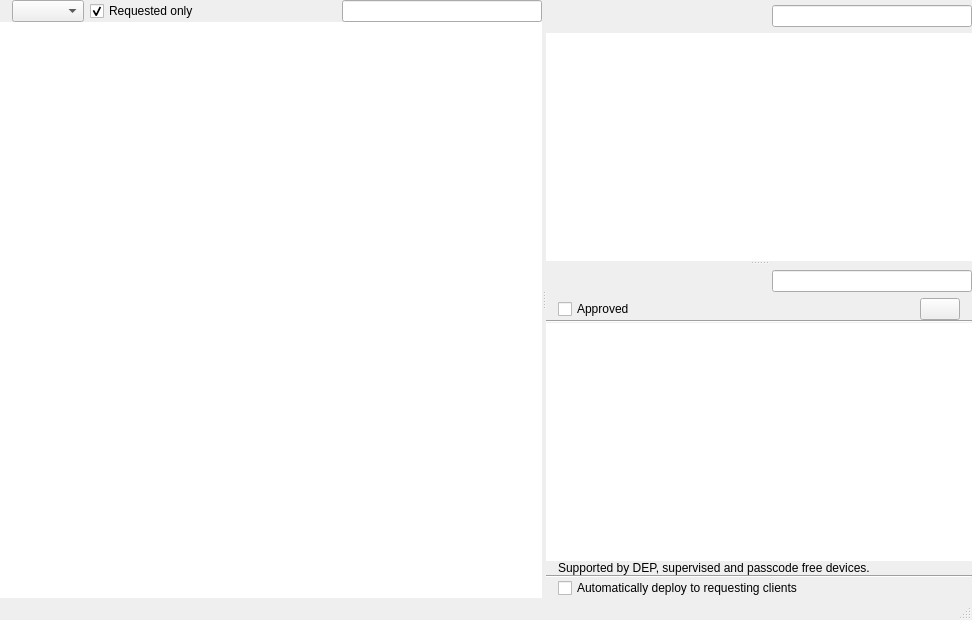
<?xml version="1.0" encoding="UTF-8"?>
<ui version="4.0">
 <class>SoftwareUpdateDlg</class>
 <widget class="QMainWindow" name="SoftwareUpdateDlg">
  <property name="geometry">
   <rect>
    <x>0</x>
    <y>0</y>
    <width>972</width>
    <height>620</height>
   </rect>
  </property>
  <property name="windowTitle">
   <string>Available Software Updates</string>
  </property>
  <property name="animated">
   <bool>false</bool>
  </property>
  <property name="tabShape">
   <enum>QTabWidget::Rounded</enum>
  </property>
  <property name="unifiedTitleAndToolBarOnMac">
   <bool>true</bool>
  </property>
  <widget class="QWidget" name="centralwidget">
   <layout class="QHBoxLayout" name="horizontalLayout">
    <property name="leftMargin">
     <number>0</number>
    </property>
    <property name="topMargin">
     <number>0</number>
    </property>
    <property name="rightMargin">
     <number>0</number>
    </property>
    <property name="bottomMargin">
     <number>0</number>
    </property>
    <item>
     <widget class="PrettySplitter" name="horizontalSplitter">
      <property name="orientation">
       <enum>Qt::Horizontal</enum>
      </property>
      <property name="childrenCollapsible">
       <bool>false</bool>
      </property>
      <widget class="QWidget" name="layoutWidget_2">
       <layout class="QVBoxLayout" name="splitterLayoutLeft">
        <property name="spacing">
         <number>0</number>
        </property>
        <item>
         <widget class="ViewSearchHeader" name="widget" native="true">
          <layout class="QHBoxLayout" name="searchBoxLayout_8">
           <property name="spacing">
            <number>-1</number>
           </property>
           <property name="leftMargin">
            <number>12</number>
           </property>
           <property name="topMargin">
            <number>0</number>
           </property>
           <property name="rightMargin">
            <number>0</number>
           </property>
           <property name="bottomMargin">
            <number>0</number>
           </property>
           <item>
            <widget class="QComboBox" name="updateCombo">
             <property name="sizePolicy">
              <sizepolicy hsizetype="Preferred" vsizetype="Fixed">
               <horstretch>0</horstretch>
               <verstretch>0</verstretch>
              </sizepolicy>
             </property>
            </widget>
           </item>
           <item>
            <widget class="QCheckBox" name="requestedCheckbox">
             <property name="statusTip">
              <string>When this is checked, only the updates that have been requested by clients will appear in the list.  To see all updates, uncheck the box.</string>
             </property>
             <property name="text">
              <string>Requested only</string>
             </property>
             <property name="checked">
              <bool>true</bool>
             </property>
            </widget>
           </item>
           <item>
            <spacer name="searchSpacer_8">
             <property name="orientation">
              <enum>Qt::Horizontal</enum>
             </property>
             <property name="sizeType">
              <enum>QSizePolicy::MinimumExpanding</enum>
             </property>
             <property name="sizeHint" stdset="0">
              <size>
               <width>0</width>
               <height>22</height>
              </size>
             </property>
            </spacer>
           </item>
           <item>
            <widget class="QLabel" name="updateCountLabel">
             <property name="font">
              <font>
               <weight>75</weight>
               <bold>true</bold>
              </font>
             </property>
             <property name="text">
              <string/>
             </property>
             <property name="alignment">
              <set>Qt::AlignRight|Qt::AlignTrailing|Qt::AlignVCenter</set>
             </property>
            </widget>
           </item>
           <item>
            <widget class="SearchLineEdit" name="updateSearchField">
             <property name="sizePolicy">
              <sizepolicy hsizetype="Fixed" vsizetype="Fixed">
               <horstretch>0</horstretch>
               <verstretch>0</verstretch>
              </sizepolicy>
             </property>
             <property name="minimumSize">
              <size>
               <width>200</width>
               <height>0</height>
              </size>
             </property>
            </widget>
           </item>
          </layout>
         </widget>
        </item>
        <item>
         <widget class="StyledTreeView" name="updateView">
          <property name="minimumSize">
           <size>
            <width>0</width>
            <height>0</height>
           </size>
          </property>
          <property name="frameShape">
           <enum>QFrame::NoFrame</enum>
          </property>
          <property name="editTriggers">
           <set>QAbstractItemView::NoEditTriggers</set>
          </property>
          <property name="alternatingRowColors">
           <bool>true</bool>
          </property>
          <property name="selectionMode">
           <enum>QAbstractItemView::SingleSelection</enum>
          </property>
          <property name="rootIsDecorated">
           <bool>false</bool>
          </property>
          <property name="uniformRowHeights">
           <bool>true</bool>
          </property>
          <property name="headerHidden">
           <bool>false</bool>
          </property>
          <property name="uniformItemSizes" stdset="0">
           <bool>true</bool>
          </property>
          <attribute name="headerVisible">
           <bool>true</bool>
          </attribute>
          <attribute name="headerShowSortIndicator" stdset="0">
           <bool>true</bool>
          </attribute>
          <attribute name="headerStretchLastSection">
           <bool>true</bool>
          </attribute>
         </widget>
        </item>
       </layout>
      </widget>
      <widget class="PrettySplitter" name="clientVerticalSplitter">
       <property name="orientation">
        <enum>Qt::Vertical</enum>
       </property>
       <property name="childrenCollapsible">
        <bool>false</bool>
       </property>
       <widget class="QWidget" name="layoutWidget">
        <layout class="QVBoxLayout" name="splitterLayoutTopRight">
         <property name="spacing">
          <number>0</number>
         </property>
         <item>
          <widget class="ViewSearchHeader" name="widget1_2" native="true">
           <layout class="QHBoxLayout" name="searchBoxLayout_9">
            <property name="spacing">
             <number>-1</number>
            </property>
            <property name="leftMargin">
             <number>0</number>
            </property>
            <property name="topMargin">
             <number>0</number>
            </property>
            <property name="rightMargin">
             <number>0</number>
            </property>
            <property name="bottomMargin">
             <number>0</number>
            </property>
            <item>
             <spacer name="searchSpacer_9">
              <property name="orientation">
               <enum>Qt::Horizontal</enum>
              </property>
              <property name="sizeType">
               <enum>QSizePolicy::MinimumExpanding</enum>
              </property>
              <property name="sizeHint" stdset="0">
               <size>
                <width>0</width>
                <height>33</height>
               </size>
              </property>
             </spacer>
            </item>
            <item>
             <widget class="SearchLineEdit" name="groupSearchField">
              <property name="sizePolicy">
               <sizepolicy hsizetype="Fixed" vsizetype="Fixed">
                <horstretch>0</horstretch>
                <verstretch>0</verstretch>
               </sizepolicy>
              </property>
              <property name="minimumSize">
               <size>
                <width>200</width>
                <height>0</height>
               </size>
              </property>
             </widget>
            </item>
           </layout>
          </widget>
         </item>
         <item>
          <widget class="StyledTreeView" name="groupView">
           <property name="frameShape">
            <enum>QFrame::NoFrame</enum>
           </property>
           <property name="editTriggers">
            <set>QAbstractItemView::NoEditTriggers</set>
           </property>
           <property name="alternatingRowColors">
            <bool>true</bool>
           </property>
           <property name="selectionMode">
            <enum>QAbstractItemView::ExtendedSelection</enum>
           </property>
           <property name="iconSize">
            <size>
             <width>16</width>
             <height>16</height>
            </size>
           </property>
           <property name="uniformRowHeights">
            <bool>true</bool>
           </property>
           <property name="animated">
            <bool>true</bool>
           </property>
           <attribute name="headerVisible">
            <bool>false</bool>
           </attribute>
          </widget>
         </item>
        </layout>
       </widget>
       <widget class="QWidget" name="layoutWidget_1">
        <layout class="QVBoxLayout" name="splitterLayoutBottomRight">
         <property name="spacing">
          <number>0</number>
         </property>
         <item>
          <widget class="ViewSearchHeader" name="widget1" native="true">
           <layout class="QHBoxLayout" name="searchBoxLayout_7">
            <property name="spacing">
             <number>-1</number>
            </property>
            <property name="leftMargin">
             <number>0</number>
            </property>
            <property name="topMargin">
             <number>0</number>
            </property>
            <property name="rightMargin">
             <number>0</number>
            </property>
            <property name="bottomMargin">
             <number>0</number>
            </property>
            <item>
             <spacer name="searchSpacer_7">
              <property name="orientation">
               <enum>Qt::Horizontal</enum>
              </property>
              <property name="sizeType">
               <enum>QSizePolicy::MinimumExpanding</enum>
              </property>
              <property name="sizeHint" stdset="0">
               <size>
                <width>0</width>
                <height>33</height>
               </size>
              </property>
             </spacer>
            </item>
            <item>
             <widget class="QLabel" name="clientCountLabel">
              <property name="minimumSize">
               <size>
                <width>0</width>
                <height>0</height>
               </size>
              </property>
              <property name="font">
               <font>
                <weight>75</weight>
                <bold>true</bold>
               </font>
              </property>
              <property name="text">
               <string/>
              </property>
              <property name="alignment">
               <set>Qt::AlignCenter</set>
              </property>
             </widget>
            </item>
            <item>
             <widget class="SearchLineEdit" name="clientSearchField">
              <property name="sizePolicy">
               <sizepolicy hsizetype="Fixed" vsizetype="Fixed">
                <horstretch>0</horstretch>
                <verstretch>0</verstretch>
               </sizepolicy>
              </property>
              <property name="minimumSize">
               <size>
                <width>200</width>
                <height>0</height>
               </size>
              </property>
             </widget>
            </item>
           </layout>
          </widget>
         </item>
         <item>
          <widget class="QFrame" name="frame1_3">
           <property name="frameShape">
            <enum>QFrame::NoFrame</enum>
           </property>
           <layout class="QHBoxLayout" name="searchBoxLayout_10">
            <property name="spacing">
             <number>-1</number>
            </property>
            <property name="leftMargin">
             <number>12</number>
            </property>
            <property name="topMargin">
             <number>0</number>
            </property>
            <property name="rightMargin">
             <number>12</number>
            </property>
            <property name="bottomMargin">
             <number>0</number>
            </property>
            <item>
             <widget class="QCheckBox" name="approvedCheckbox">
              <property name="text">
               <string>Approved</string>
              </property>
             </widget>
            </item>
            <item>
             <spacer name="searchSpacer_10">
              <property name="orientation">
               <enum>Qt::Horizontal</enum>
              </property>
              <property name="sizeType">
               <enum>QSizePolicy::MinimumExpanding</enum>
              </property>
              <property name="sizeHint" stdset="0">
               <size>
                <width>0</width>
                <height>0</height>
               </size>
              </property>
             </spacer>
            </item>
            <item>
             <widget class="QPushButton" name="associateAllButton">
              <property name="text">
               <string/>
              </property>
             </widget>
            </item>
           </layout>
          </widget>
         </item>
         <item>
          <widget class="Line" name="line_4">
           <property name="orientation">
            <enum>Qt::Horizontal</enum>
           </property>
          </widget>
         </item>
         <item>
          <widget class="StyledTreeView" name="clientView">
           <property name="minimumSize">
            <size>
             <width>0</width>
             <height>0</height>
            </size>
           </property>
           <property name="frameShape">
            <enum>QFrame::NoFrame</enum>
           </property>
           <property name="editTriggers">
            <set>QAbstractItemView::NoEditTriggers</set>
           </property>
           <property name="alternatingRowColors">
            <bool>true</bool>
           </property>
           <property name="selectionMode">
            <enum>QAbstractItemView::ExtendedSelection</enum>
           </property>
           <property name="headerHidden">
            <bool>true</bool>
           </property>
           <property name="uniformItemSizes" stdset="0">
            <bool>true</bool>
           </property>
          </widget>
         </item>
         <item>
          <widget class="QLabel" name="iosLabel">
           <property name="text">
            <string>Supported by DEP, supervised and passcode free devices. </string>
           </property>
           <property name="indent">
            <number>12</number>
           </property>
          </widget>
         </item>
         <item>
          <widget class="Line" name="line_5">
           <property name="orientation">
            <enum>Qt::Horizontal</enum>
           </property>
          </widget>
         </item>
         <item>
          <widget class="QFrame" name="frame1_4">
           <property name="frameShape">
            <enum>QFrame::NoFrame</enum>
           </property>
           <layout class="QHBoxLayout" name="searchBoxLayout_11">
            <property name="spacing">
             <number>-1</number>
            </property>
            <property name="leftMargin">
             <number>12</number>
            </property>
            <property name="topMargin">
             <number>0</number>
            </property>
            <property name="rightMargin">
             <number>12</number>
            </property>
            <property name="bottomMargin">
             <number>0</number>
            </property>
            <item>
             <widget class="QCheckBox" name="autoCheckbox">
              <property name="text">
               <string>Automatically deploy to requesting clients</string>
              </property>
             </widget>
            </item>
            <item>
             <spacer name="searchSpacer_11">
              <property name="orientation">
               <enum>Qt::Horizontal</enum>
              </property>
              <property name="sizeType">
               <enum>QSizePolicy::MinimumExpanding</enum>
              </property>
              <property name="sizeHint" stdset="0">
               <size>
                <width>0</width>
                <height>20</height>
               </size>
              </property>
             </spacer>
            </item>
           </layout>
          </widget>
         </item>
        </layout>
       </widget>
      </widget>
     </widget>
    </item>
   </layout>
  </widget>
  <widget class="QStatusBar" name="statusbar">
   <property name="sizeGripEnabled">
    <bool>true</bool>
   </property>
  </widget>
 </widget>
 <customwidgets>
  <customwidget>
   <class>SearchLineEdit</class>
   <extends>QLineEdit</extends>
   <header>FileWaveGuiLib/searchlineedit/searchlineedit.h</header>
  </customwidget>
  <customwidget>
   <class>ViewSearchHeader</class>
   <extends>QWidget</extends>
   <header>FileWaveGuiLib/searchheader/ViewSearchHeader.h</header>
   <container>1</container>
  </customwidget>
  <customwidget>
   <class>PrettySplitter</class>
   <extends>QSplitter</extends>
   <header>FileWaveGuiLib/prettysplitter/prettysplitter.h</header>
   <container>1</container>
  </customwidget>
  <customwidget>
   <class>StyledTreeView</class>
   <extends>QTreeView</extends>
   <header>FileWaveGuiLib/styledviews/styledtreeview.h</header>
  </customwidget>
 </customwidgets>
 <resources/>
 <connections/>
</ui>
